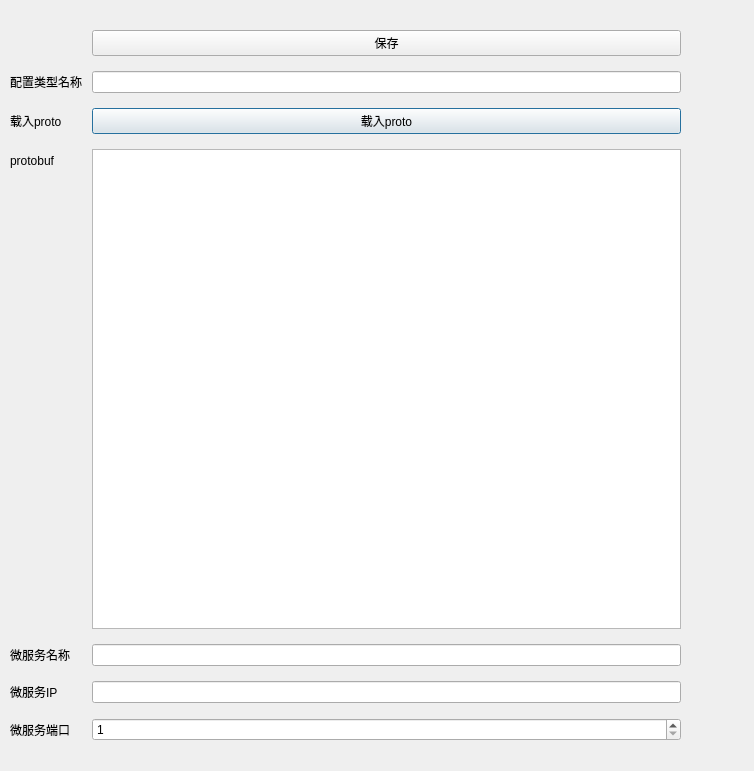
<?xml version="1.0" encoding="UTF-8"?>
<ui version="4.0">
 <class>ConfigEdit</class>
 <widget class="QDialog" name="ConfigEdit">
  <property name="geometry">
   <rect>
    <x>0</x>
    <y>0</y>
    <width>754</width>
    <height>771</height>
   </rect>
  </property>
  <property name="windowTitle">
   <string>微服务配置</string>
  </property>
  <widget class="QWidget" name="formLayoutWidget">
   <property name="geometry">
    <rect>
     <x>0</x>
     <y>0</y>
     <width>691</width>
     <height>751</height>
    </rect>
   </property>
   <layout class="QFormLayout" name="formLayout">
    <property name="sizeConstraint">
     <enum>QLayout::SizeConstraint::SetDefaultConstraint</enum>
    </property>
    <property name="horizontalSpacing">
     <number>10</number>
    </property>
    <property name="verticalSpacing">
     <number>15</number>
    </property>
    <property name="leftMargin">
     <number>10</number>
    </property>
    <property name="topMargin">
     <number>30</number>
    </property>
    <property name="rightMargin">
     <number>10</number>
    </property>
    <property name="bottomMargin">
     <number>10</number>
    </property>
    <item row="1" column="1">
     <widget class="QLineEdit" name="proto_nameEdit"/>
    </item>
    <item row="2" column="1">
     <widget class="QPushButton" name="pushButton">
      <property name="text">
       <string>载入proto</string>
      </property>
     </widget>
    </item>
    <item row="3" column="0">
     <widget class="QLabel" name="label">
      <property name="text">
       <string>protobuf</string>
      </property>
     </widget>
    </item>
    <item row="3" column="1">
     <widget class="QTextEdit" name="proto_textEdit"/>
    </item>
    <item row="4" column="0">
     <widget class="QLabel" name="service_nameLabel">
      <property name="text">
       <string>微服务名称</string>
      </property>
     </widget>
    </item>
    <item row="4" column="1">
     <widget class="QLineEdit" name="service_nameLineEdit"/>
    </item>
    <item row="5" column="0">
     <widget class="QLabel" name="service_ipLabel">
      <property name="text">
       <string>微服务IP</string>
      </property>
     </widget>
    </item>
    <item row="5" column="1">
     <widget class="QLineEdit" name="service_ipLineEdit"/>
    </item>
    <item row="6" column="0">
     <widget class="QLabel" name="service_portLabel">
      <property name="text">
       <string>微服务端口</string>
      </property>
     </widget>
    </item>
    <item row="6" column="1">
     <widget class="QSpinBox" name="service_portSpinBox">
      <property name="minimum">
       <number>1</number>
      </property>
      <property name="maximum">
       <number>65535</number>
      </property>
     </widget>
    </item>
    <item row="1" column="0">
     <widget class="QLabel" name="label_2">
      <property name="text">
       <string>配置类型名称</string>
      </property>
     </widget>
    </item>
    <item row="2" column="0">
     <widget class="QLabel" name="label_3">
      <property name="text">
       <string>载入proto</string>
      </property>
     </widget>
    </item>
    <item row="0" column="1">
     <widget class="QPushButton" name="savePushButton">
      <property name="text">
       <string>保存</string>
      </property>
     </widget>
    </item>
    <item row="0" column="0">
     <widget class="QLabel" name="label_4">
      <property name="text">
       <string/>
      </property>
     </widget>
    </item>
   </layout>
  </widget>
 </widget>
 <layoutdefault spacing="6" margin="11"/>
 <resources/>
 <connections>
  <connection>
   <sender>savePushButton</sender>
   <signal>clicked()</signal>
   <receiver>ConfigEdit</receiver>
   <slot>slotSave()</slot>
   <hints>
    <hint type="sourcelabel">
     <x>345</x>
     <y>45</y>
    </hint>
    <hint type="destinationlabel">
     <x>489</x>
     <y>367</y>
    </hint>
   </hints>
  </connection>
  <connection>
   <sender>pushButton</sender>
   <signal>clicked()</signal>
   <receiver>ConfigEdit</receiver>
   <slot>slotLoadProto()</slot>
   <hints>
    <hint type="sourcelabel">
     <x>376</x>
     <y>98</y>
    </hint>
    <hint type="destinationlabel">
     <x>803</x>
     <y>138</y>
    </hint>
   </hints>
  </connection>
 </connections>
 <slots>
  <slot>slotSave()</slot>
  <slot>slotLoadProto()</slot>
 </slots>
</ui>
